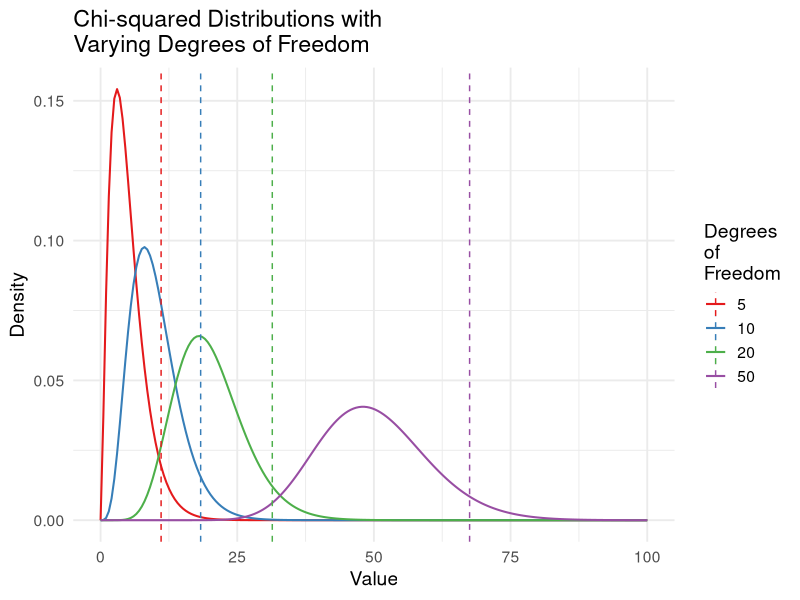

Write R code to recreate this figure.
# Load necessary libraries
library(ggplot2)
library(dplyr)
library(tidyr)

# Define degrees of freedom for chi-squared distributions
dfs <- c(5, 10, 20, 50)

# Define a range of x values for the chi-squared distributions
x_vals <- seq(0, 100, length.out = 200)

# Generate data for chi-squared distributions with varying df
chi_data <- data.frame(
  x = x_vals
) %>%
  expand_grid(df = dfs) %>%
  mutate(density = dchisq(x, df))

# Calculate critical values for 95% confidence
crit_values <- data.frame(
  df = dfs,
  crit_value = qchisq(0.95, dfs) # 95% critical value
)

# Plot 1: Chi-squared distributions with varying df
ggplot(chi_data, aes(x = x, y = density, color = factor(df))) +
  geom_line(size = .7) +
  # Add vertical lines for critical values
  geom_vline(
    data = crit_values,
    aes(xintercept = crit_value, color = factor(df)),
    linetype = "dashed", size = 0.5
  ) +
  scale_color_brewer(palette = "Set1", name = "Degrees\nof\nFreedom") +
  labs(
    title = "Chi-squared Distributions with\nVarying Degrees of Freedom",
    x = "Value",
    y = "Density"
  ) +
  theme_minimal(base_size = 14)


